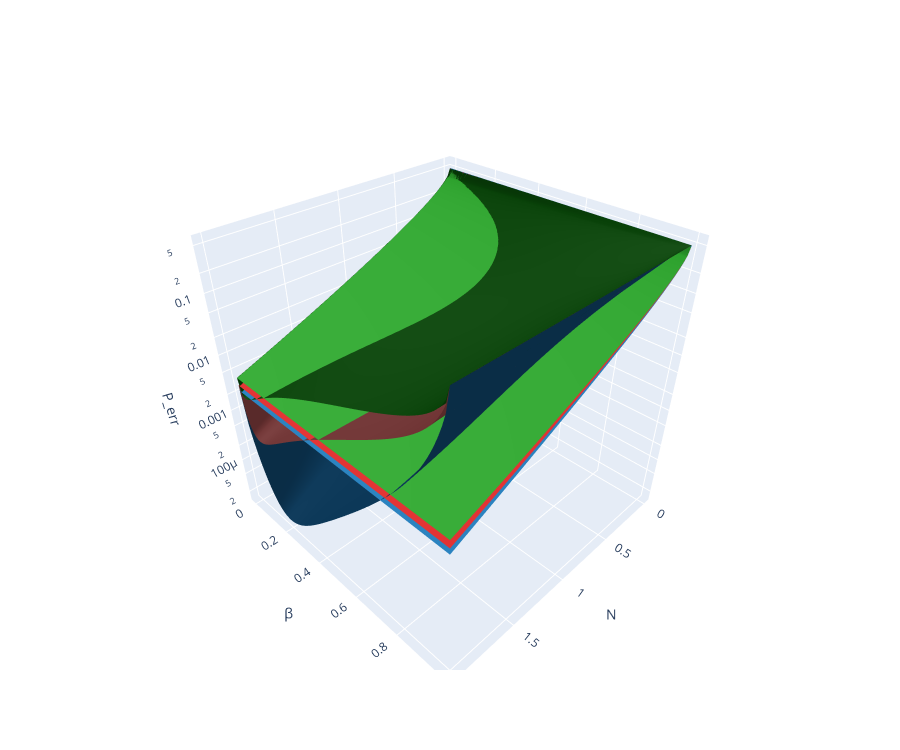

Notebook cell for this chart:
### Markdown cell above
## Fit

### Code cell
reload_protocols()
sigmas = [0.1, 0.2, 0.3]
pd.fit_homodyne_perr(sigmas, dss=True, cs=True, data=False, print_params=True)

### Figure 1 — Plotly figure (JSON) as saved in the notebook; plotly's stock layout.template omitted (floating-point values rounded to 4 significant figures; data arrays with more than 128 entries replaced by an {"elided": "..."} marker saying what was removed)
{"data": [{"colorscale": [[0, "#1f77b4"], [1, "#1f77b4"]], "name": "Fit", "showscale": false, "surfacecolor": {"elided": "80x80 float values"}, "type": "surface", "x": {"elided": "80x80 float values"}, "y": {"elided": "80x80 float values"}, "z": {"elided": "80x80 float values"}}, {"colorscale": [[0, "#d62728"], [1, "#d62728"]], "name": "Fit", "showscale": false, "surfacecolor": {"elided": "80x80 float values"}, "type": "surface", "x": {"elided": "80x80 float values"}, "y": {"elided": "80x80 float values"}, "z": {"elided": "80x80 float values"}}, {"colorscale": [[0, "#2ca02c"], [1, "#2ca02c"]], "name": "Fit", "showscale": false, "surfacecolor": {"elided": "80x80 float values"}, "type": "surface", "x": {"elided": "80x80 float values"}, "y": {"elided": "80x80 float values"}, "z": {"elided": "80x80 float values"}}, {"colorscale": [[0, "#0C3858"], [1, "#0C3858"]], "name": "Fit", "showscale": false, "surfacecolor": {"elided": "80x80 float values"}, "type": "surface", "x": {"elided": "80x80 float values"}, "y": {"elided": "80x80 float values"}, "z": {"elided": "80x80 float values"}}, {"colorscale": [[0, "#6F3434"], [1, "#6F3434"]], "name": "Fit", "showscale": false, "surfacecolor": {"elided": "80x80 float values"}, "type": "surface", "x": {"elided": "80x80 float values"}, "y": {"elided": "80x80 float values"}, "z": {"elided": "80x80 float values"}}, {"colorscale": [[0, "#084108"], [1, "#084108"]], "name": "Fit", "showscale": false, "surfacecolor": {"elided": "80x80 float values"}, "type": "surface", "x": {"elided": "80x80 float values"}, "y": {"elided": "80x80 float values"}, "z": {"elided": "80x80 float values"}}], "layout": {"height": 750, "scene": {"aspectmode": "cube", "xaxis": {"title": {"text": "N"}}, "yaxis": {"title": {"text": "β"}}, "zaxis": {"title": {"text": "P_err"}, "type": "log"}}, "width": 900}}
